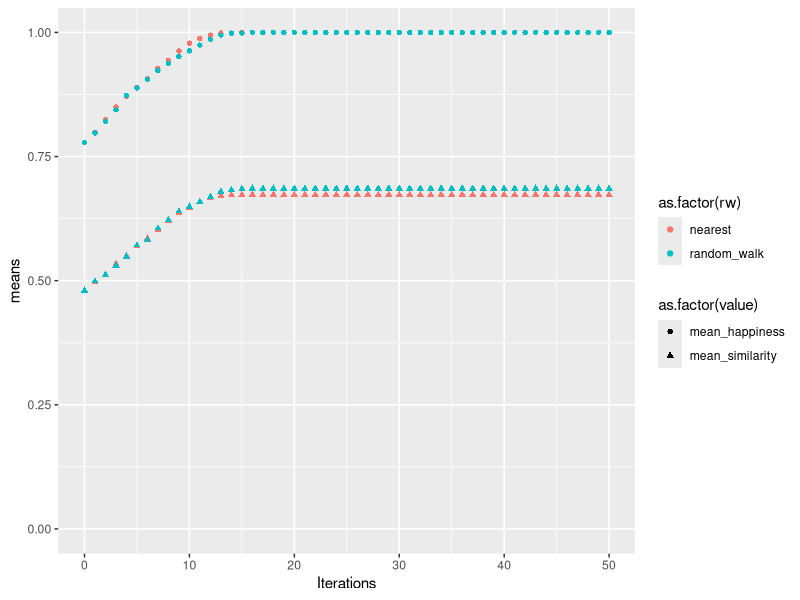

Write R code to recreate this figure.
library(dplyr)
library(ggplot2)
library(tidyr)

# ----
# NEAREST MEMBERS
# ----

#Load data
nearest_3_3_data <- read.csv('nearest_data_0.300000_0.300000.csv')
nearest_sim33 <- data.frame(nearest_3_3_data[2:52])
nearest_hap33 <- data.frame(nearest_3_3_data[53:103])

# Shape into vertical table
meanhap <- summarise_each(nearest_hap33, funs(mean)) %>%
  t() %>%
  data.frame()
meanhap$iter <- 0:50
names(meanhap)[1] <- "mean_happiness"

meansim <- summarise_each(nearest_sim33, funs(mean)) %>%
  t() %>%
  data.frame() 
meansim$iter <- 0:50
names(meansim)[1] <- "mean_similarity"

# Combine happiness similarity
nearest_means <- left_join(meansim, meanhap, by="iter") %>%
  gather("value", "means",c(1,3))
nearest_means$rw <- "nearest"

# -----
#  RW 
# -----

rw_3_3_data <- read.csv('rw_data_0.300000_0.300000.csv')

rw_sim33 <- data.frame(rw_3_3_data[2:52])
rw_hap33 <- data.frame(rw_3_3_data[53:103])

meanhaprw <- summarise_each(rw_hap33, funs(mean)) %>%
  t() %>%
  data.frame()
meanhaprw$iter <- 0:50
names(meanhaprw)[1] <- "mean_happiness"

meansimrw <- summarise_each(rw_sim33, funs(mean)) %>%
  t() %>%
  data.frame() 
meansimrw$iter <- 0:50
names(meansimrw)[1] <- "mean_similarity"


rw_means <- left_join(meansimrw, meanhaprw, by="iter") %>%
  gather("value", "means",c(1,3))
rw_means$rw <- "random_walk"

# combine data sets.
means <- bind_rows(nearest_means, rw_means)


ggplot(data = means, aes(x = iter, y= means, col = as.factor(rw), shape=as.factor(value))) + 
  geom_point() +
  coord_cartesian(ylim = c(0,1)) +
  xlab("Iterations")
